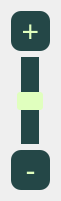
      <widget class="QWidget" name="layoutWidget2">
       <property name="geometry">
        <rect>
         <x>1290</x>
         <y>650</y>
         <width>61</width>
         <height>201</height>
        </rect>
       </property>
       <layout class="QVBoxLayout" name="verticalLayout_13">
        <item>
         <widget class="QLabel" name="lbl_Plus">
          <property name="sizePolicy">
           <sizepolicy hsizetype="Expanding" vsizetype="Fixed">
            <horstretch>0</horstretch>
            <verstretch>0</verstretch>
           </sizepolicy>
          </property>
          <property name="minimumSize">
           <size>
            <width>0</width>
            <height>40</height>
           </size>
          </property>
          <property name="font">
           <font>
            <pointsize>-1</pointsize>
           </font>
          </property>
          <property name="styleSheet">
           <string notr="true">QLabel {
background-color: rgb(36, 71, 71);
color: rgb(224, 255, 190);
border-radius: 10px;
font-size: 30px;
}</string>
          </property>
          <property name="text">
           <string>+</string>
          </property>
          <property name="alignment">
           <set>Qt::AlignCenter</set>
          </property>
         </widget>
        </item>
        <item>
         <widget class="QSlider" name="vsld_Scale">
          <property name="sizePolicy">
           <sizepolicy hsizetype="Expanding" vsizetype="Expanding">
            <horstretch>0</horstretch>
            <verstretch>0</verstretch>
           </sizepolicy>
          </property>
          <property name="styleSheet">
           <string notr="true">QSlider::groove:vertical {
    border: 0px solid #999999;
    width: 18px; /* the groove expands to the size of the slider by default. by giving it a height, it has a fixed size */
    background: rgb(36, 71, 71);
	margin: 0 -2px;
}

QSlider::handle:vertical{
    background: rgb(224, 255, 190);
    border: 0px solid #5c5c5c;
    width: 18px;
	height: 18px;
    margin: 0 -4px; /* handle is placed by default on the contents rect of the groove. Expand outside the groove */
border-radius: 3px;
}</string>
          </property>
          <property name="minimum">
           <number>-500</number>
          </property>
          <property name="maximum">
           <number>500</number>
          </property>
          <property name="singleStep">
           <number>1</number>
          </property>
          <property name="pageStep">
           <number>20</number>
          </property>
          <property name="value">
           <number>0</number>
          </property>
          <property name="sliderPosition">
           <number>0</number>
          </property>
          <property name="orientation">
           <enum>Qt::Vertical</enum>
          </property>
         </widget>
        </item>
        <item>
         <widget class="QLabel" name="lbl_Minus">
          <property name="sizePolicy">
           <sizepolicy hsizetype="Expanding" vsizetype="Fixed">
            <horstretch>0</horstretch>
            <verstretch>0</verstretch>
           </sizepolicy>
          </property>
          <property name="minimumSize">
           <size>
            <width>0</width>
            <height>40</height>
           </size>
          </property>
          <property name="font">
           <font>
            <pointsize>-1</pointsize>
           </font>
          </property>
          <property name="styleSheet">
           <string notr="true">QLabel {
background-color: rgb(36, 71, 71);
color: rgb(224, 255, 190);
border-radius: 10px;
font-size: 30px;
}</string>
          </property>
          <property name="text">
           <string>-</string>
          </property>
          <property name="alignment">
           <set>Qt::AlignCenter</set>
          </property>
         </widget>
        </item>
       </layout>
      </widget>
